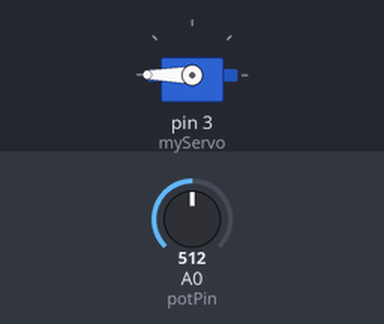
A sketch run on a simulated Arduino Uno, built with avr-gcc and run on an emulated ATmega328P. Parts: servo. The inputs (shaded band) are chosen by the test bench; at power-on: A0 (potPin) = 512.

Above: at 1.2 s.
1.3 s: A0 (potPin) set to 306
At 1.8 s:
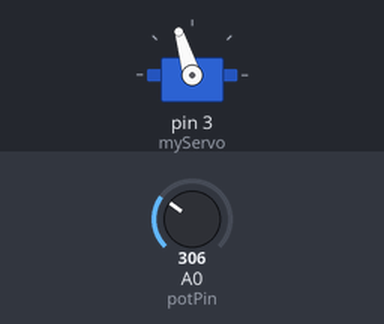
2.8 s: A0 (potPin) set to 122
At 3.8 s:
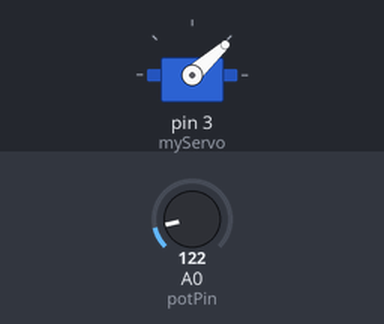
4.3 s: A0 (potPin) set to 0
At 5.3 s:
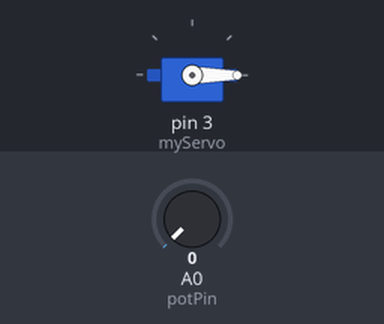
5.8 s: A0 (potPin) set to 511
At 6.1 s:
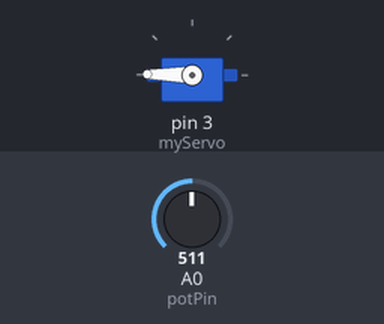
7.3 s: A0 (potPin) set to 716
At 8.7 s:
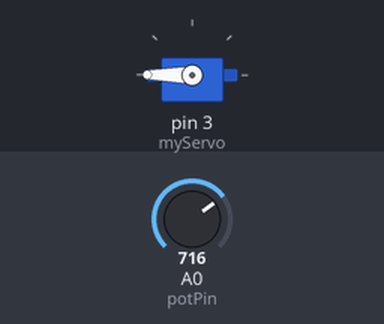
Timing chart, 0 to 9.8 s (numbered marks = the images above; inputs shaded):
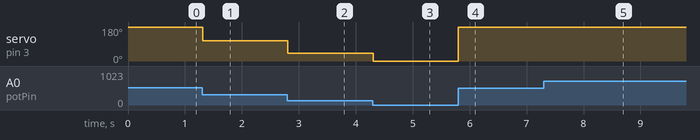

The sketch:

MyServo.ino
```cpp
#include <Servo.h>
Servo myServo;

int potVal = 0;
int potPin = 0;

void setup() {
  myServo.attach(3);
}

void loop() {
  potVal = analogRead(potPin);
  potVal = map(potVal, 0, 1023, 0, 360);
  myServo.write(potVal);
  delay(15);
}
```

Measured:
- after the input at 1.3 s, servo on pin 3 (myServo): 180° → 107° at once
- after the input at 2.8 s, servo on pin 3 (myServo): 107° → 42° at once
- after the input at 4.3 s, servo on pin 3 (myServo): 42° → 0° at once
- after the input at 5.8 s, servo on pin 3 (myServo): 0° → 179° at once
- after the input at 7.3 s, servo on pin 3 (myServo): 179° → 180° at once
